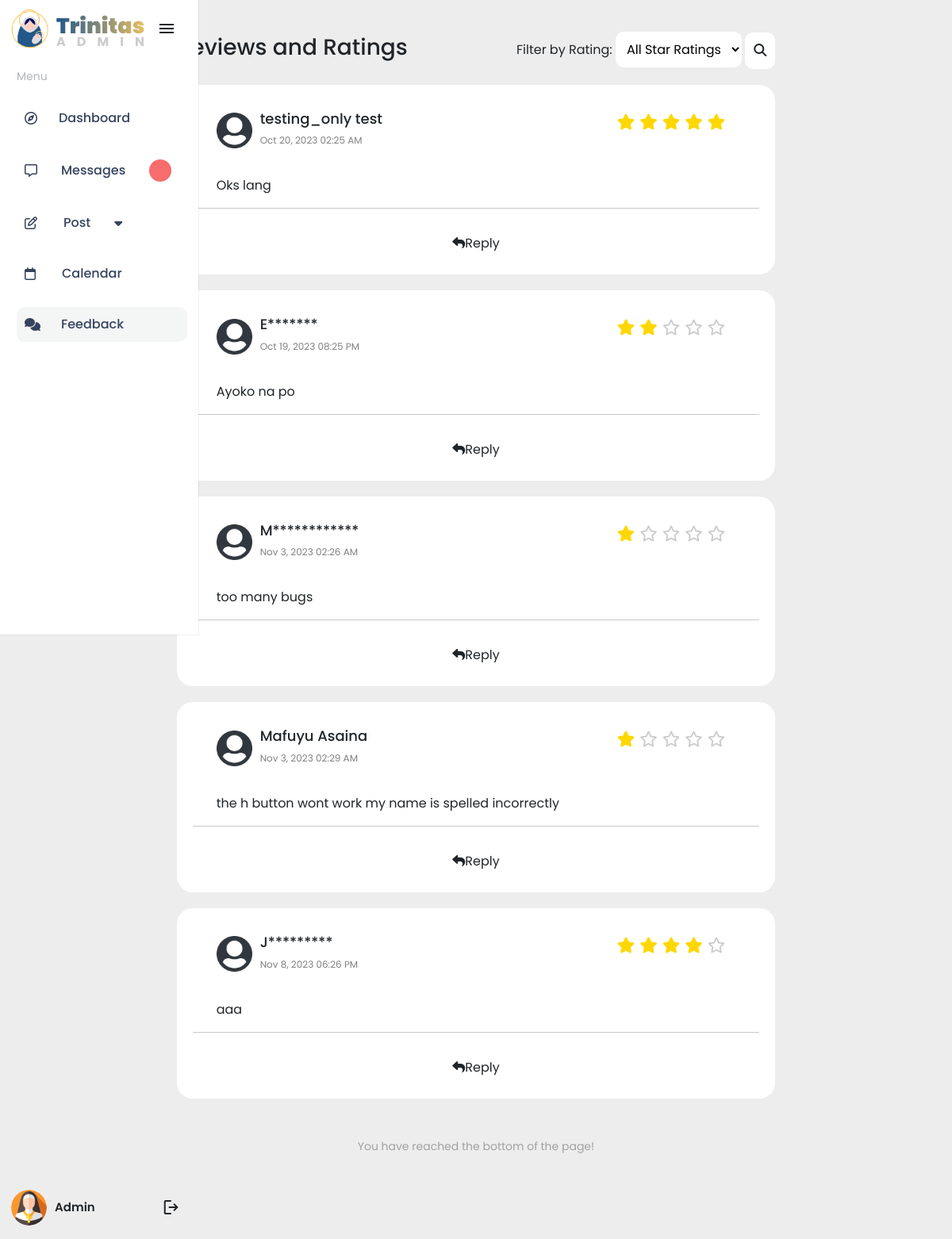
The app's page /admin-side/reviewFeedback.php (signed in) with its own data.
### tables this page shows
CREATE TABLE `feedback` (
  `feedback_id` int(11) NOT NULL,
  `user_id` int(11) NOT NULL,
  `name` varchar(255) NOT NULL,
  `feedback_message` text NOT NULL,
  `rating` varchar(50) NOT NULL,
  `anonymous` varchar(1000) NOT NULL,
  `timestamp` timestamp NOT NULL DEFAULT current_timestamp()
);

### admin-side/reviewFeedback.php (the view, shortened to what this page needs)
<?php
$query = "SELECT * FROM feedback";
$result = $conn->query($query);
if (isset($_POST['applyFilter'])) {
    $filterRating = $_POST['filterRating'];
    $query = "SELECT * FROM feedback WHERE 1 ";
    if ($filterRating !== 'all') {
        $query .= "AND rating = :filterRating ";
    }
    $stmt = $conn->prepare($query);
    if ($filterRating !== 'all') {
        $stmt->bindParam(':filterRating', $filterRating);
    }
    $stmt->execute();
    $result = $stmt->fetchAll(PDO::FETCH_ASSOC);
} else {
    $query = "SELECT * FROM feedback";
    $result = $conn->query($query);
    $result = $result->fetchAll(PDO::FETCH_ASSOC);
}
?>
<!DOCTYPE html>
<html lang="en">
<head>
    <link rel="stylesheet" href="https://cdnjs.cloudflare.com/ajax/libs/font-awesome/6.4.0/css/all.min.css" />
    <link href="https://cdn.jsdelivr.net/npm/bootstrap@5.3.1/dist/css/bootstrap.min.css" rel="stylesheet">
    <link rel="stylesheet" href="./css/admin_style.css">
</head>
<body style="overflow-x: hidden;">
    <section class="reviews">
        <?php
        include("./admin_sidebar.php");
        ?>
        <div class="reviews-container">
            <div class="col-md-8 offset-md-2">
                <div class="user_reviews">
                    <h1>Reviews and Ratings</h1>
                    <form class="filter-container" id="filterForm" method="post">
                        <label for="filterRating">Filter by Rating:</label>
                        <select class="filter_option" name="filterRating" id="filterRating">
                            <option class="filter_value" value="all">All Star Ratings</option>
                        </select>
                        <button class="btn btn-search search-button" type="submit" name="applyFilter">
                            <i class="fa-solid fa-magnifying-glass"></i>
                        </button>
                    </form>
                </div>
                <?php
                foreach ($result as $row) {
                    $feedback_id = $row['feedback_id'];
                    $name = $row['name'];
                    $feedback_message = $row['feedback_message'];
                    $rating = $row['rating'];
                    $anonymous = $row['anonymous'];
                    $timestamp = $row['timestamp'];
                    $formattedTimestamp = date("M j, Y h:i A", strtotime($timestamp));
                ?>
                    <div class="review-card" data-review-id="<?php echo $reviewId; ?>">
                        <div class="user-profile">
                            <div class="posted">
                                <div class="profile-pic">
                                    <img src="../images/user.png" width="45px" height="45px" alt="" srcset="">
                                </div>
                                <div class="profile-details">
                                    <h5><?php echo $anonymous == 1 ? substr($name, 0, 1) . str_repeat("*", strlen($name) - 1) : $name; ?></h5>
                                    <p><?php echo $formattedTimestamp; ?></p>
                                </div>
                            </div>
                            <div class="star-rating">
                                <span class="material-symbols-rounded">
                                    <?php
                                    for ($i = 1; $i <= 5; $i++) {
                                        if ($i <= $rating) {
                                            echo '<i class="fa-solid fa-star"></i>';
                                        } else {
                                            echo '<i class="fa-regular fa-star"></i>';
                                        }
                                    }
                                    ?>
                                </span>
                            </div>
                        </div>
                        <div class="review-description">
                            <p><?php echo $feedback_message; ?></p>
                        </div>
                        <hr>
                        <div class="review-actions col-md-12 d-grid gap-0 d-md-flex justify-content-md-center">
                            <div class="reply">
                                <button class="btn btn-reply reply-button" name="reply" type="reply" data-feedback-id="<?php echo $feedback_id; ?>">
                                    <i class="fa-solid fa-reply"></i>Reply
                                </button>
                            </div>
                        </div>
                    </div>
                <?php
                }
                ?>
                <div class="reach-bottom-text">
                    <p>You have reached the bottom of the page!</p>
                </div>
            </div>
        </div>
    </section>
</body>
</html>

### admin-side/css/admin_style.css (style rules this page uses)
:root { --blue: #235789; --white: #ffffff; --yellow: #f7f585; }
* { margin: 0; padding: 0; box-sizing: border-box; font-family: 'Poppins', sans-serif; }
body { margin: 0; padding: 0; background-color: #ededed; }
.fa-regular, .post-downlist .fa-solid, .links-names { color: #35435e; }
section.reviews { padding: 40px 34px 40px 34px; }
.review-card { margin-top: 20px; padding: 20px; background-color: #fff; border-radius: 20px; }
.user_reviews { display: flex; align-items: center; justify-content: space-between; }
.user_reviews h1 { font-weight: 500; font-size: 28px }
.profile-details { padding-top: 12px; }
.profile-details h5 { font-size: 18px; }
.user-profile, .review-description { padding-left: 30px; }
.review-card hr { margin: 10px 0 10px 0; }
.review-actions { margin-top: 25px; }
.posted { display: flex; align-items: center; gap: 10px; margin-bottom: 20px; }
.posted p { color: #282B2E; font-size: 12px; }
.user-profile { display: flex; justify-content: space-between; flex-direction: row; }
.star-rating { padding-top: 12px; padding-right: 40px; font-size: 20px; color: #FFD700; }
.star-rating .fa-regular { color: #ccc; }
.fa-star { margin: 3px; }
.reach-bottom-text p { color: #a2a2a3; padding: 50px; font-size: 14px; text-align: center; }
.filter_option { padding: 10px; background-color: white; border-radius: 10px; border: none; }
.btn-search { padding: 10px; background-color: white; border-radius: 10px; }
.posted p { color: gray; font-size: 12px; }

### records on screen
feedback: name "testing_only test", timestamp "Oct 20, 2023 02:25 AM", rating "Bad" (drawn), feedback_message "Oks lang"
feedback: name "E", name "*******", timestamp "Oct 19, 2023 08:25 PM", rating "2" (drawn), feedback_message "Ayoko na po"
feedback: name "M", name "************", timestamp "Nov 3, 2023 02:26 AM", rating "1" (drawn), feedback_message "too many bugs"
feedback: name "Mafuyu Asaina", timestamp "Nov 3, 2023 02:29 AM", rating "1" (drawn), feedback_message "the h button wont work my name is spelled incorrectly"
feedback: name "J", name "*********", timestamp "Nov 8, 2023 06:26 PM", rating "4" (drawn), feedback_message "aaa"
